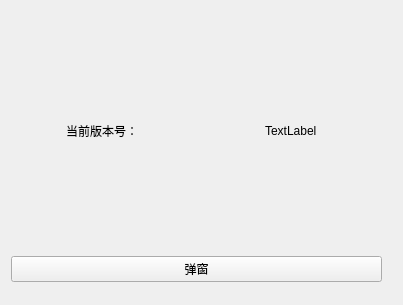
<?xml version="1.0" encoding="UTF-8"?>
<ui version="4.0">
 <class>SampleView</class>
 <widget class="QWidget" name="SampleView">
  <property name="geometry">
   <rect>
    <x>0</x>
    <y>0</y>
    <width>403</width>
    <height>305</height>
   </rect>
  </property>
  <property name="windowTitle">
   <string>Form</string>
  </property>
  <widget class="QWidget" name="layoutWidget">
   <property name="geometry">
    <rect>
     <x>11</x>
     <y>11</y>
     <width>371</width>
     <height>271</height>
    </rect>
   </property>
   <layout class="QGridLayout" name="gridLayout">
    <item row="0" column="0" alignment="Qt::AlignHCenter">
     <widget class="QLabel" name="label">
      <property name="text">
       <string>当前版本号：</string>
      </property>
     </widget>
    </item>
    <item row="0" column="1" alignment="Qt::AlignHCenter">
     <widget class="QLabel" name="label_version">
      <property name="text">
       <string>TextLabel</string>
      </property>
     </widget>
    </item>
    <item row="1" column="0" colspan="2">
     <widget class="QPushButton" name="pushButton">
      <property name="text">
       <string>弹窗</string>
      </property>
     </widget>
    </item>
   </layout>
  </widget>
 </widget>
 <resources/>
 <connections>
  <connection>
   <sender>pushButton</sender>
   <signal>pressed()</signal>
   <receiver>SampleView</receiver>
   <slot>show_random()</slot>
   <hints>
    <hint type="sourcelabel">
     <x>289</x>
     <y>273</y>
    </hint>
    <hint type="destinationlabel">
     <x>397</x>
     <y>225</y>
    </hint>
   </hints>
  </connection>
 </connections>
 <slots>
  <slot>show_random()</slot>
 </slots>
</ui>
